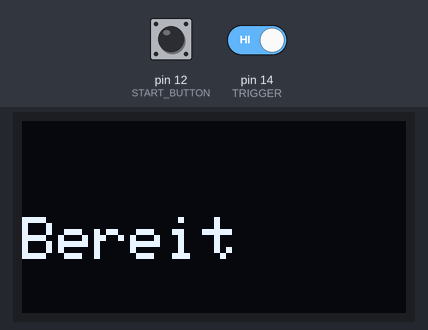
Bench run of a sketch on a simulated Arduino Uno, built with avr-gcc and run on an emulated ATmega328P. On the bench: 128×64 one-colour display. The inputs (shaded band) are chosen by the test bench; at power-on: pin 12 (START_BUTTON) HIGH, pin 14 (TRIGGER) HIGH. What the sketch prints to the serial monitor is not drawn.

Above: at 1.2 s.
1.3 s: pin 12 (START_BUTTON) pulled LOW for 0.15 s
At 1.7 s:
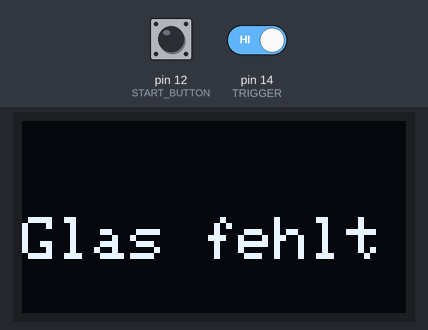
3.8 s: pin 12 (START_BUTTON) pulled LOW for 1 s
6.3 s: pin 12 (START_BUTTON) driven LOW and pin 14 (TRIGGER) driven LOW
At 6.6 s:
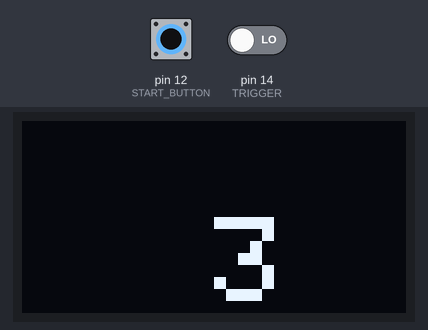
9.3 s: pin 14 (TRIGGER) driven HIGH
At 10.39 s:
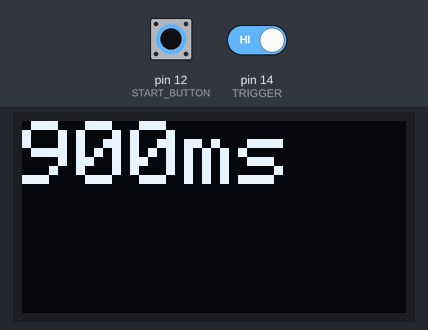
11.7 s: pin 14 (TRIGGER) driven LOW
At 12.6 s:
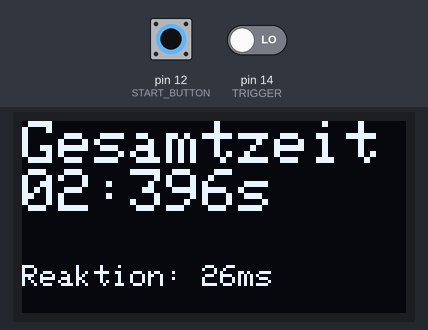
Timing chart, 0 to 14.2 s (numbered marks = the images above; inputs shaded):
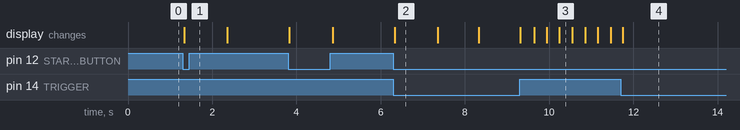

Measured:
- after the input at 1.3 s, the display: changes at once (image 1)
- after the input at 6.3 s, the display: changes at once (image 2)
- after the input at 11.7 s, the display: changes after 0.05 s (image 4)
- what the display in image 2 shows lasts 1.1 s, from 6.3 s to 7.4 s

The sketch:

beer_stopwatch.ino
```cpp
#include <Wire.h>
#include <Adafruit_GFX.h>
#include <Adafruit_SSD1306.h>
#include <Bounce2.h>

#define SCREEN_WIDTH 128  // OLED display width, in pixels
#define SCREEN_HEIGHT 64  // OLED display height, in pixels
#define TRIGGER 14        //Trigger pin
#define START_BUTTON 12   //Reset pin
#define COUNTDOWN 2999

// Instantiate a Bounce object
Bounce2::Button startButton = Bounce2::Button();

// Declaration for an SSD1306 display connected to I2C (SDA, SCL pins)
Adafruit_SSD1306 display(SCREEN_WIDTH, SCREEN_HEIGHT, &Wire, -1);

unsigned long startTime = 0;
unsigned long startTimeDrinking = 0;
unsigned long reactionTime = 0;
unsigned long drinkingTime = 0;
bool gameStarted = false;
bool startupComplete = false;
bool glassLifted = false;

void writeToDisplay(String str) {
  writeToDisplay(str, 0, 0, 3);
}

void writeToDisplay(String str, unsigned short textSize = 3) {
  writeToDisplay(str, 0, 0, textSize);
}

void writeToDisplay(String str, unsigned short cursorX, unsigned short cursorY, unsigned short textSize) {
  display.clearDisplay();
  display.setTextSize(textSize);
  display.setCursor(cursorX, cursorY);
  display.print(str);
  display.display();
}

void writeNumberToDisplay(int num, unsigned short textSize = 3) {
  char str[8];
  itoa(num, str, 10);

  writeToDisplay(str, 64, 32, textSize);
}

String prettifyDuration(unsigned long duration) {
  unsigned long durMS = (duration % 1000);       //Milliseconds
  unsigned long durSS = (duration / 1000) % 60;  //Seconds

  String dataTemp = "";


  if (durSS == 0) {
    return String(durMS) + "ms";
  }

  if (durSS < 10) {
    dataTemp = dataTemp + "0" + String(durSS) + ":";
  } else {
    dataTemp = dataTemp + String(durSS) + ":";
  }

  dataTemp = dataTemp + String(durMS) + "s";

  return dataTemp;
}

void printEndScreen(unsigned long rt, unsigned long dt) {
  Serial.println("RESULTS:");
  Serial.print("reactionTime: ");
  Serial.print(rt);
  Serial.println("ms");

  Serial.print("drinkingTime: ");
  Serial.print(dt);
  Serial.println("ms");

  Serial.print("total: ");
  Serial.print(rt + dt);
  Serial.println("ms");
  Serial.println("-------------------------------------------------------------------");

  display.clearDisplay();
  display.setTextSize(2);
  display.setCursor(0, 0);
  display.println("Gesamtzeit");
  display.println(prettifyDuration(rt + dt));
  display.setCursor(0, 48);
  display.setTextSize(1);
  display.println("Reaktion: " + prettifyDuration(rt));
  display.display();
}

void startSequence() {
  unsigned short delayTime = 10;
  unsigned long timeSinceButtonPressed = millis();
  unsigned long now = millis();
  unsigned long remainingCountdownTime = 0;
  Serial.println("Countdown started...");

  for (int i = COUNTDOWN; i > 0; i - delayTime) {
    if (digitalRead(TRIGGER) == HIGH) {
      gameStarted = false;
      writeToDisplay("FRUEHSTART", 2);
      Serial.println("###### FALSE START ######");

      return;
    }

    now = millis();
    remainingCountdownTime = (COUNTDOWN - (now - timeSinceButtonPressed));

    if (remainingCountdownTime <= 50) {
      startupComplete = true;

      writeToDisplay("GO", 4);
      Serial.println("###### GO ######");

      return;
    }

    //Serial.println(remainingCountdownTime);

    writeNumberToDisplay(((int)remainingCountdownTime / 1000) + 1, 4);

    delay(delayTime);
  }
}

void displayTestMessage() {
  display.clearDisplay();
  //display.setRotation(2);
  display.setTextSize(2);
  display.setCursor(0, 0);
  display.println("A");
  display.setCursor(0, 16);
  display.println("B");
  display.setCursor(0, 32);
  display.println("C");
  display.setCursor(0, 48);
  display.println("D");
  display.display();

  delay(2000);
}

void setup() {
  Serial.begin(115200);

  pinMode(TRIGGER, INPUT_PULLUP);

  startButton.attach(START_BUTTON, INPUT_PULLUP);
  startButton.interval(5);
  startButton.setPressedState(LOW);

  if (!display.begin(SSD1306_SWITCHCAPVCC, 0x3D)) {  // Address 0x3D for 128x64
    Serial.println(F("SSD1306 allocation failed"));
    for (;;)
      ;
  }

  display.clearDisplay();
  //display.setRotation(2);
  display.setTextSize(2);
  display.setTextColor(WHITE);
  display.setCursor(0, 32);
  display.println("Bereit");
  Serial.println("Ready for startup...");
  display.display();

  //displayTestMessage();
}

void loop() {
  startButton.update();

  if (!gameStarted && startButton.pressed() && digitalRead(TRIGGER) == LOW) {
    gameStarted = true;

    Serial.println("Game started...");

    startSequence();
    startTime = millis();
  }

  if (!gameStarted && startButton.pressed() && digitalRead(TRIGGER) == HIGH) {
    Serial.println("ERROR: GLASS NOT IN POSITION");

    writeToDisplay("Glas fehlt", 0, 32, 2);
    delay(1000);
    writeToDisplay("Bereit", 0, 32, 2);
  }

  if (gameStarted && startupComplete) {
    //Serial.println(millis() - startTime);
    writeToDisplay(prettifyDuration(millis() - startTime), 3);

    if (!glassLifted && digitalRead(TRIGGER) == HIGH) {  //Stop reaction timer and start drinking timer
      reactionTime = millis() - startTime;
      glassLifted = true;
      startTimeDrinking = millis();

      Serial.println("Beer lifted");
    }

    if (glassLifted && digitalRead(TRIGGER) == LOW) {  //Stop drinking timer
      drinkingTime = millis() - startTimeDrinking;
      gameStarted = false;
      startupComplete = false;
      glassLifted = false;

      printEndScreen(reactionTime, drinkingTime);
    }
  }
}
```
